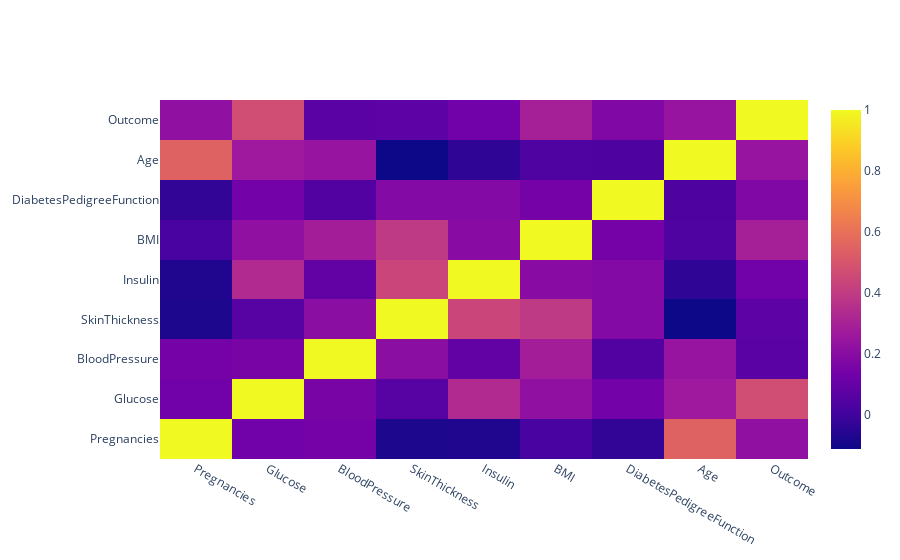

The cell this chart's notebook holds for it:
### Code cell
#Correlation Matrix with Plotly
def df_to_plotly(df):
    return {'z': df.values.tolist(),
            'x': df.columns.tolist(),
            'y': df.index.tolist() }
import plotly.graph_objects as go
dfNew = df.corr()
fig = go.Figure(data=go.Heatmap(df_to_plotly(dfNew)))
fig.show()

### Figure 1 — Plotly figure (JSON) as saved in the notebook; plotly's stock layout.template omitted (floating-point values rounded to 4 significant figures)
{"data": [{"type": "heatmap", "x": ["Pregnancies", "Glucose", "BloodPressure", "SkinThickness", "Insulin", "BMI", "DiabetesPedigreeFunction", "Age", "Outcome"], "y": ["Pregnancies", "Glucose", "BloodPressure", "SkinThickness", "Insulin", "BMI", "DiabetesPedigreeFunction", "Age", "Outcome"], "z": [[1, 0.1295, 0.1413, -0.08167, -0.07353, 0.01768, -0.03352, 0.5443, 0.2219], [0.1295, 1, 0.1526, 0.05733, 0.3314, 0.2211, 0.1373, 0.2635, 0.4666], [0.1413, 0.1526, 1, 0.2074, 0.08893, 0.2818, 0.04126, 0.2395, 0.06507], [-0.08167, 0.05733, 0.2074, 1, 0.4368, 0.3926, 0.1839, -0.114, 0.07475], [-0.07353, 0.3314, 0.08893, 0.4368, 1, 0.1979, 0.1851, -0.04216, 0.1305], [0.01768, 0.2211, 0.2818, 0.3926, 0.1979, 1, 0.1406, 0.03624, 0.2927], [-0.03352, 0.1373, 0.04126, 0.1839, 0.1851, 0.1406, 1, 0.03356, 0.1738], [0.5443, 0.2635, 0.2395, -0.114, -0.04216, 0.03624, 0.03356, 1, 0.2384], [0.2219, 0.4666, 0.06507, 0.07475, 0.1305, 0.2927, 0.1738, 0.2384, 1]]}], "layout": {}}
